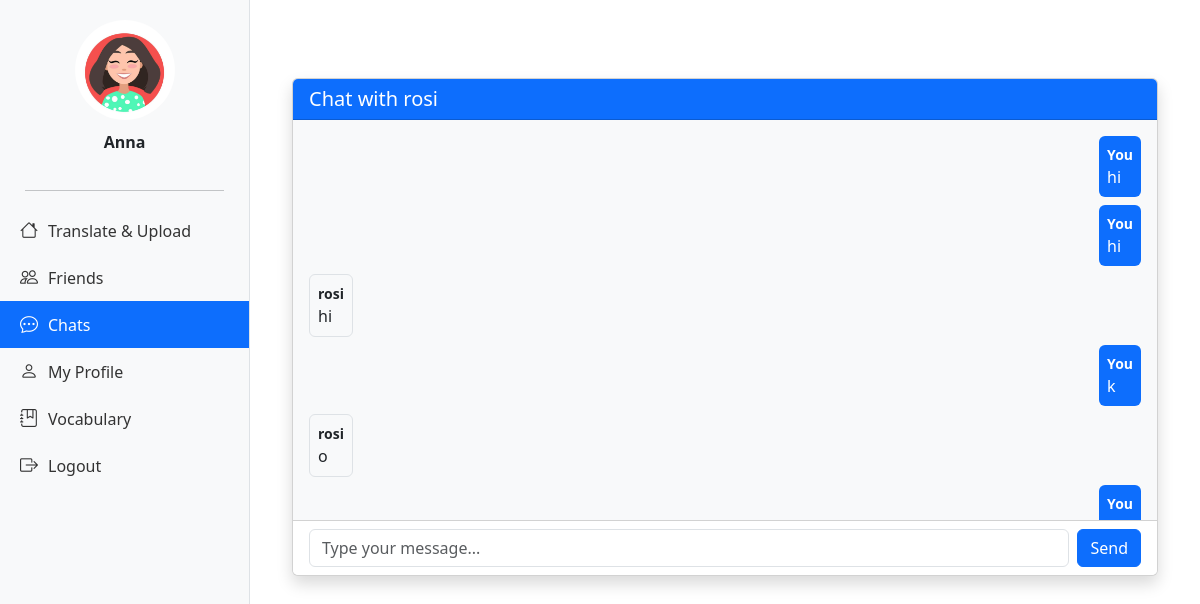
The page /chat/2 (signed in) on the database its author committed.
### tables this page shows
CREATE TABLE users (
    id INTEGER PRIMARY KEY AUTOINCREMENT,
    username TEXT UNIQUE NOT NULL,
    password TEXT NOT NULL,
    avatar TEXT,
    about_me TEXT
);

CREATE TABLE messages (
    id INTEGER PRIMARY KEY AUTOINCREMENT,
    sender_id INTEGER NOT NULL,
    receiver_id INTEGER NOT NULL,
    message TEXT NOT NULL,
    timestamp DATETIME DEFAULT CURRENT_TIMESTAMP,
    FOREIGN KEY (sender_id) REFERENCES users(id),
    FOREIGN KEY (receiver_id) REFERENCES users(id)
);

### app.py (the view, shortened to what this page needs)
@app.route('/chat/<int:friend_id>', methods=['GET', 'POST'])
def chat(friend_id):
    if 'user_id' not in session:
        return redirect(url_for('login'))
    user_id = session['user_id']
    conn = get_db()
    cursor = conn.cursor()
    cursor.execute('''
        SELECT * FROM friendships
        WHERE (
            (user_id = ? AND friend_id = ?) OR
            (user_id = ? AND friend_id = ?)
        ) AND status = 'accepted'
    ''', (user_id, friend_id, friend_id, user_id))
    friendship = cursor.fetchone()
    if not friendship:
        return "You are not friends with this user.", 403
    cursor.execute('''
        SELECT sender_id, message, timestamp FROM messages
        WHERE (sender_id = ? AND receiver_id = ?)
           OR (sender_id = ? AND receiver_id = ?)
        ORDER BY timestamp ASC
    ''', (user_id, friend_id, friend_id, user_id))
    chat_history = cursor.fetchall()
    cursor.execute('SELECT username FROM users WHERE id = ?', (friend_id,))
    friend_username = cursor.fetchone()
    return render_template('chat.html',
                       chat_history=chat_history,
                       friend_username=friend_username[0],
                       friend_id=friend_id)

### app.py (called while the page is built)
def get_db():
    db = getattr(g, '_database', None)
    if db is None:
        db = g._database = sqlite3.connect(DATABASE)
    return db

### templates/chat.html (shortened to what this page needs)
{% extends 'base.html' %}
{% block content %}
<div class="container mt-5">
    <div class="card shadow">
        <div class="card-header bg-primary text-white d-flex justify-content-between align-items-center">
            <h5 class="mb-0">Chat with {{ friend_username }}</h5>
        </div>
        <div class="card-body p-3" id="chatBox" style="height: 400px; overflow-y: auto; background-color: #f8f9fa;">
            {% for sender_id, message, timestamp in chat_history %}
                <div class="mb-2">
                    <div class="d-flex {% if sender_id == session['user_id'] %}justify-content-end{% else %}justify-content-start{% endif %}">
                        <div class="p-2 rounded {% if sender_id == session['user_id'] %}bg-primary text-white{% else %}bg-light border{% endif %}" style="max-width: 75%;">
                            <strong class="d-block small">
                                {{ 'You' if sender_id == session['user_id'] else friend_username }}
                            </strong>
                            {{ message }}
                        </div>
                    </div>
                </div>
            {% endfor %}
        </div>
        <div class="card-footer bg-white">
            <form id="sendForm" class="d-flex">
                <input type="text" id="messageInput" class="form-control me-2" placeholder="Type your message..." required>
                <button type="submit" class="btn btn-primary">Send</button>
            </form>
        </div>
    </div>
</div>
{% endblock %}

### templates/base.html (shortened to what this page needs)
<!DOCTYPE html>
<html lang="en">
<head>
    <link href="https://cdn.jsdelivr.net/npm/bootstrap@5.3.0/dist/css/bootstrap.min.css" rel="stylesheet">
    <link href="https://cdn.jsdelivr.net/npm/bootstrap-icons@1.10.5/font/bootstrap-icons.css" rel="stylesheet">
    <link href="https://cdn.jsdelivr.net/npm/bootstrap-icons@1.10.5/font/bootstrap-icons.css" rel="stylesheet">
</head>
<body>
<div class="sidebar">
    <img src="/{{ session.get('avatar', 'static/avatars/default.png') }}" alt="Avatar">
    <div class="username">{{ session.get('username', 'User') }}</div>
    <hr style="width: 80%;">
    <a href="{{ url_for('index') }}" class="{% if request.path == '/' %}active{% endif %}">
        <i class="bi bi-house"></i> Translate & Upload
    </a>
    <a href="{{ url_for('friends') }}" class="{% if '/friends' in request.path %}active{% endif %}">
        <i class="bi bi-people"></i> Friends
    </a>
    <a href="{{ url_for('chats') }}" class="{% if '/chats' in request.path or '/chat' in request.path %}active{% endif %}">
        <i class="bi bi-chat-dots"></i> Chats
    </a>
    <a href="{{ url_for('profile', user_id=session['user_id']) }}" class="{% if '/profile' in request.path %}active{% endif %}">
        <i class="bi bi-person"></i> My Profile
    </a>
    <a href="{{ url_for('view_vocabulary') }}" class="{% if '/vocabulary' in request.path %}active{% endif %}">
        <i class="bi bi-journal-bookmark"></i> Vocabulary
    </a>
    <a href="{{ url_for('logout') }}">
        <i class="bi bi-box-arrow-right"></i> Logout
    </a>
</div>
<div class="main-content">
    {% block content %}{% endblock %}
</div>
</body>
</html>

### templates/base.html (style rules this page uses)
body { margin: 0; padding: 0; font-family: "Segoe UI", Tahoma, Geneva, Verdana, sans-serif; }
.sidebar { height: 100vh; width: 250px; position: fixed; top: 0; left: 0; background-color: #f8f9fa; padding-top: 20px; border-right: 1px solid #dee2e6; display: flex; flex-direction: column; align-items: center; }
.sidebar img { width: 100px; height: 100px; object-fit: cover; border-radius: 50%; margin-bottom: 10px; }
.sidebar .username { font-weight: bold; margin-bottom: 20px; }
.sidebar a { width: 100%; text-align: left; padding: 10px 20px; display: flex; align-items: center; text-decoration: none; color: #333; font-size: 16px; }
.sidebar a.active { background-color: #0d6efd; color: white; }
.sidebar i { margin-right: 10px; font-size: 18px; }
.main-content { margin-left: 250px; padding: 30px; }

### rows shown on the page
users: username "rosi"
messages: user_id "You", message "hi"
messages: user_id "You", message "hi"
messages: message "hi"
messages: user_id "You", message "k"
messages: message "o"
messages: user_id "You"

### other values the page prints
{{ session.get('username', 'User') }} "Anna"
